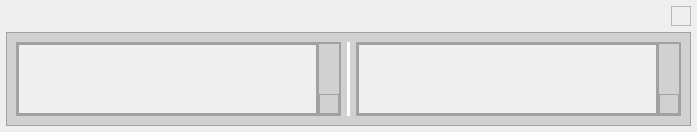
<?xml version="1.0" encoding="UTF-8"?>
<ui version="4.0">
 <class>EditTestFrame</class>
 <widget class="QWidget" name="EditTestFrame">
  <property name="geometry">
   <rect>
    <x>0</x>
    <y>0</y>
    <width>697</width>
    <height>95</height>
   </rect>
  </property>
  <property name="minimumSize">
   <size>
    <width>0</width>
    <height>0</height>
   </size>
  </property>
  <property name="maximumSize">
   <size>
    <width>16777215</width>
    <height>16777215</height>
   </size>
  </property>
  <property name="font">
   <font>
    <family>iCiel Effra</family>
    <pointsize>15</pointsize>
    <weight>50</weight>
    <italic>false</italic>
    <bold>false</bold>
   </font>
  </property>
  <property name="windowTitle">
   <string>Form</string>
  </property>
  <property name="styleSheet">
   <string notr="true">font: 15pt &quot;iCiel Effra&quot;;</string>
  </property>
  <layout class="QVBoxLayout" name="verticalLayout">
   <property name="leftMargin">
    <number>6</number>
   </property>
   <property name="topMargin">
    <number>6</number>
   </property>
   <property name="rightMargin">
    <number>6</number>
   </property>
   <property name="bottomMargin">
    <number>6</number>
   </property>
   <item alignment="Qt::AlignRight">
    <widget class="QFrame" name="close_frame">
     <property name="minimumSize">
      <size>
       <width>20</width>
       <height>20</height>
      </size>
     </property>
     <property name="maximumSize">
      <size>
       <width>20</width>
       <height>20</height>
      </size>
     </property>
     <property name="frameShape">
      <enum>QFrame::StyledPanel</enum>
     </property>
     <property name="frameShadow">
      <enum>QFrame::Raised</enum>
     </property>
     <layout class="QVBoxLayout" name="verticalLayout_3">
      <property name="spacing">
       <number>0</number>
      </property>
      <property name="leftMargin">
       <number>0</number>
      </property>
      <property name="topMargin">
       <number>0</number>
      </property>
      <property name="rightMargin">
       <number>0</number>
      </property>
      <property name="bottomMargin">
       <number>0</number>
      </property>
      <item>
       <widget class="QPushButton" name="close_btn">
        <property name="minimumSize">
         <size>
          <width>16</width>
          <height>16</height>
         </size>
        </property>
        <property name="maximumSize">
         <size>
          <width>16</width>
          <height>16</height>
         </size>
        </property>
        <property name="layoutDirection">
         <enum>Qt::LeftToRight</enum>
        </property>
        <property name="styleSheet">
         <string notr="true">QPushButton {
	background-color:transparent;
	border-radius: 5px;
}

QPushButton:hover {
	background-color: rgb(223, 223, 223);
}

QPushButton:pressed {
	background-color: rgb(207, 207, 207);
}</string>
        </property>
        <property name="text">
         <string/>
        </property>
        <property name="icon">
         <iconset resource="Resources.qrc">
          <normaloff>:/images/icons/close.png</normaloff>:/images/icons/close.png</iconset>
        </property>
        <property name="iconSize">
         <size>
          <width>8</width>
          <height>8</height>
         </size>
        </property>
       </widget>
      </item>
     </layout>
    </widget>
   </item>
   <item>
    <widget class="QFrame" name="test_file_frame_2">
     <property name="styleSheet">
      <string notr="true">QFrame {
	background-color: rgb(209, 209, 209);
}

QSpinBox {
	border-radius: 10px;
	color: rgb(0, 0, 0);
	background-color: rgb(255, 255, 255);
}
QSpinBox::up-button {
	background-color: rgb(255, 255, 255);
	border-radius: 5px;
}

QSpinBox::up-button:hover {
	background-color: rgb(223, 223, 223);
}

QSpinBox::up-button:pressed {
	background-color: rgb(207, 207, 207);
}

QSpinBox::down-button {
	background-color: rgb(255, 255, 255);
	border-radius: 5px;
}

QSpinBox::down-button:hover {
	background-color: rgb(223, 223, 223);
}

QSpinBox::down-button:pressed {
	background-color: rgb(207, 207, 207);
}

QSpinBox::up-arrow {
	image: url(:/images/icons/plus.png);
    width: 10px;
    height: 20px;
}

QSpinBox::down-arrow {
	image: url(:/images/icons/minus.png);
    width: 10px;
    height: 20px;
}</string>
     </property>
     <property name="frameShape">
      <enum>QFrame::StyledPanel</enum>
     </property>
     <property name="frameShadow">
      <enum>QFrame::Raised</enum>
     </property>
     <layout class="QHBoxLayout" name="horizontalLayout">
      <item>
       <widget class="QFrame" name="frame">
        <property name="frameShape">
         <enum>QFrame::StyledPanel</enum>
        </property>
        <property name="frameShadow">
         <enum>QFrame::Raised</enum>
        </property>
        <layout class="QHBoxLayout" name="horizontalLayout_2">
         <property name="spacing">
          <number>0</number>
         </property>
         <property name="leftMargin">
          <number>0</number>
         </property>
         <property name="topMargin">
          <number>0</number>
         </property>
         <property name="rightMargin">
          <number>0</number>
         </property>
         <property name="bottomMargin">
          <number>0</number>
         </property>
         <item>
          <widget class="QFrame" name="frame_3">
           <property name="sizePolicy">
            <sizepolicy hsizetype="Expanding" vsizetype="Preferred">
             <horstretch>0</horstretch>
             <verstretch>0</verstretch>
            </sizepolicy>
           </property>
           <property name="frameShape">
            <enum>QFrame::StyledPanel</enum>
           </property>
           <property name="frameShadow">
            <enum>QFrame::Raised</enum>
           </property>
           <layout class="QHBoxLayout" name="horizontalLayout_6">
            <property name="spacing">
             <number>0</number>
            </property>
            <property name="leftMargin">
             <number>0</number>
            </property>
            <property name="topMargin">
             <number>0</number>
            </property>
            <property name="rightMargin">
             <number>0</number>
            </property>
            <property name="bottomMargin">
             <number>0</number>
            </property>
            <item>
             <widget class="QScrollArea" name="scrollArea">
              <property name="widgetResizable">
               <bool>true</bool>
              </property>
              <widget class="QWidget" name="scrollAreaWidgetContents">
               <property name="geometry">
                <rect>
                 <x>0</x>
                 <y>0</y>
                 <width>294</width>
                 <height>26</height>
                </rect>
               </property>
              </widget>
             </widget>
            </item>
           </layout>
          </widget>
         </item>
         <item alignment="Qt::AlignRight">
          <widget class="QFrame" name="frame_4">
           <property name="frameShape">
            <enum>QFrame::StyledPanel</enum>
           </property>
           <property name="frameShadow">
            <enum>QFrame::Raised</enum>
           </property>
           <layout class="QHBoxLayout" name="horizontalLayout_3">
            <property name="spacing">
             <number>0</number>
            </property>
            <property name="leftMargin">
             <number>0</number>
            </property>
            <property name="topMargin">
             <number>0</number>
            </property>
            <property name="rightMargin">
             <number>0</number>
            </property>
            <property name="bottomMargin">
             <number>0</number>
            </property>
            <item alignment="Qt::AlignRight|Qt::AlignBottom">
             <widget class="QFrame" name="close_frame_2">
              <property name="minimumSize">
               <size>
                <width>20</width>
                <height>20</height>
               </size>
              </property>
              <property name="maximumSize">
               <size>
                <width>20</width>
                <height>20</height>
               </size>
              </property>
              <property name="frameShape">
               <enum>QFrame::StyledPanel</enum>
              </property>
              <property name="frameShadow">
               <enum>QFrame::Raised</enum>
              </property>
              <layout class="QVBoxLayout" name="verticalLayout_4">
               <property name="spacing">
                <number>0</number>
               </property>
               <property name="leftMargin">
                <number>0</number>
               </property>
               <property name="topMargin">
                <number>0</number>
               </property>
               <property name="rightMargin">
                <number>0</number>
               </property>
               <property name="bottomMargin">
                <number>0</number>
               </property>
               <item alignment="Qt::AlignRight">
                <widget class="QPushButton" name="close_btn_2">
                 <property name="minimumSize">
                  <size>
                   <width>16</width>
                   <height>16</height>
                  </size>
                 </property>
                 <property name="maximumSize">
                  <size>
                   <width>16</width>
                   <height>16</height>
                  </size>
                 </property>
                 <property name="layoutDirection">
                  <enum>Qt::LeftToRight</enum>
                 </property>
                 <property name="styleSheet">
                  <string notr="true">QPushButton {
	background-color:transparent;
	border-radius: 5px;
}

QPushButton:hover {
	background-color: rgb(223, 223, 223);
}

QPushButton:pressed {
	background-color: rgb(207, 207, 207);
}</string>
                 </property>
                 <property name="text">
                  <string/>
                 </property>
                 <property name="icon">
                  <iconset resource="Resources.qrc">
                   <normaloff>:/images/icons/plus.png</normaloff>:/images/icons/plus.png</iconset>
                 </property>
                 <property name="iconSize">
                  <size>
                   <width>8</width>
                   <height>8</height>
                  </size>
                 </property>
                </widget>
               </item>
              </layout>
             </widget>
            </item>
           </layout>
          </widget>
         </item>
        </layout>
       </widget>
      </item>
      <item>
       <widget class="Line" name="line_2">
        <property name="styleSheet">
         <string notr="true">border: 2px solid rgb(255,255,255);
</string>
        </property>
        <property name="orientation">
         <enum>Qt::Vertical</enum>
        </property>
       </widget>
      </item>
      <item>
       <widget class="QFrame" name="frame_2">
        <property name="frameShape">
         <enum>QFrame::StyledPanel</enum>
        </property>
        <property name="frameShadow">
         <enum>QFrame::Raised</enum>
        </property>
        <layout class="QHBoxLayout" name="horizontalLayout_4">
         <property name="spacing">
          <number>0</number>
         </property>
         <property name="leftMargin">
          <number>0</number>
         </property>
         <property name="topMargin">
          <number>0</number>
         </property>
         <property name="rightMargin">
          <number>0</number>
         </property>
         <property name="bottomMargin">
          <number>0</number>
         </property>
         <item>
          <widget class="QFrame" name="frame_5">
           <property name="sizePolicy">
            <sizepolicy hsizetype="Expanding" vsizetype="Preferred">
             <horstretch>0</horstretch>
             <verstretch>0</verstretch>
            </sizepolicy>
           </property>
           <property name="frameShape">
            <enum>QFrame::StyledPanel</enum>
           </property>
           <property name="frameShadow">
            <enum>QFrame::Raised</enum>
           </property>
           <layout class="QVBoxLayout" name="verticalLayout_2">
            <property name="spacing">
             <number>0</number>
            </property>
            <property name="leftMargin">
             <number>0</number>
            </property>
            <property name="topMargin">
             <number>0</number>
            </property>
            <property name="rightMargin">
             <number>0</number>
            </property>
            <property name="bottomMargin">
             <number>0</number>
            </property>
            <item>
             <widget class="QScrollArea" name="scrollArea_2">
              <property name="widgetResizable">
               <bool>true</bool>
              </property>
              <widget class="QWidget" name="scrollAreaWidgetContents_2">
               <property name="geometry">
                <rect>
                 <x>0</x>
                 <y>0</y>
                 <width>294</width>
                 <height>26</height>
                </rect>
               </property>
              </widget>
             </widget>
            </item>
           </layout>
          </widget>
         </item>
         <item alignment="Qt::AlignRight">
          <widget class="QFrame" name="frame_6">
           <property name="frameShape">
            <enum>QFrame::StyledPanel</enum>
           </property>
           <property name="frameShadow">
            <enum>QFrame::Raised</enum>
           </property>
           <layout class="QHBoxLayout" name="horizontalLayout_5">
            <property name="spacing">
             <number>0</number>
            </property>
            <property name="leftMargin">
             <number>0</number>
            </property>
            <property name="topMargin">
             <number>0</number>
            </property>
            <property name="rightMargin">
             <number>0</number>
            </property>
            <property name="bottomMargin">
             <number>0</number>
            </property>
            <item alignment="Qt::AlignRight|Qt::AlignBottom">
             <widget class="QFrame" name="close_frame_3">
              <property name="minimumSize">
               <size>
                <width>20</width>
                <height>20</height>
               </size>
              </property>
              <property name="maximumSize">
               <size>
                <width>20</width>
                <height>20</height>
               </size>
              </property>
              <property name="frameShape">
               <enum>QFrame::StyledPanel</enum>
              </property>
              <property name="frameShadow">
               <enum>QFrame::Raised</enum>
              </property>
              <layout class="QVBoxLayout" name="verticalLayout_5">
               <property name="spacing">
                <number>0</number>
               </property>
               <property name="leftMargin">
                <number>0</number>
               </property>
               <property name="topMargin">
                <number>0</number>
               </property>
               <property name="rightMargin">
                <number>0</number>
               </property>
               <property name="bottomMargin">
                <number>0</number>
               </property>
               <item alignment="Qt::AlignRight">
                <widget class="QPushButton" name="close_btn_3">
                 <property name="minimumSize">
                  <size>
                   <width>16</width>
                   <height>16</height>
                  </size>
                 </property>
                 <property name="maximumSize">
                  <size>
                   <width>16</width>
                   <height>16</height>
                  </size>
                 </property>
                 <property name="layoutDirection">
                  <enum>Qt::LeftToRight</enum>
                 </property>
                 <property name="styleSheet">
                  <string notr="true">QPushButton {
	background-color:transparent;
	border-radius: 5px;
}

QPushButton:hover {
	background-color: rgb(223, 223, 223);
}

QPushButton:pressed {
	background-color: rgb(207, 207, 207);
}</string>
                 </property>
                 <property name="text">
                  <string/>
                 </property>
                 <property name="icon">
                  <iconset resource="Resources.qrc">
                   <normaloff>:/images/icons/plus.png</normaloff>:/images/icons/plus.png</iconset>
                 </property>
                 <property name="iconSize">
                  <size>
                   <width>8</width>
                   <height>8</height>
                  </size>
                 </property>
                </widget>
               </item>
              </layout>
             </widget>
            </item>
           </layout>
          </widget>
         </item>
        </layout>
       </widget>
      </item>
     </layout>
    </widget>
   </item>
  </layout>
 </widget>
 <resources>
  <include location="Resources.qrc"/>
 </resources>
 <connections/>
</ui>
